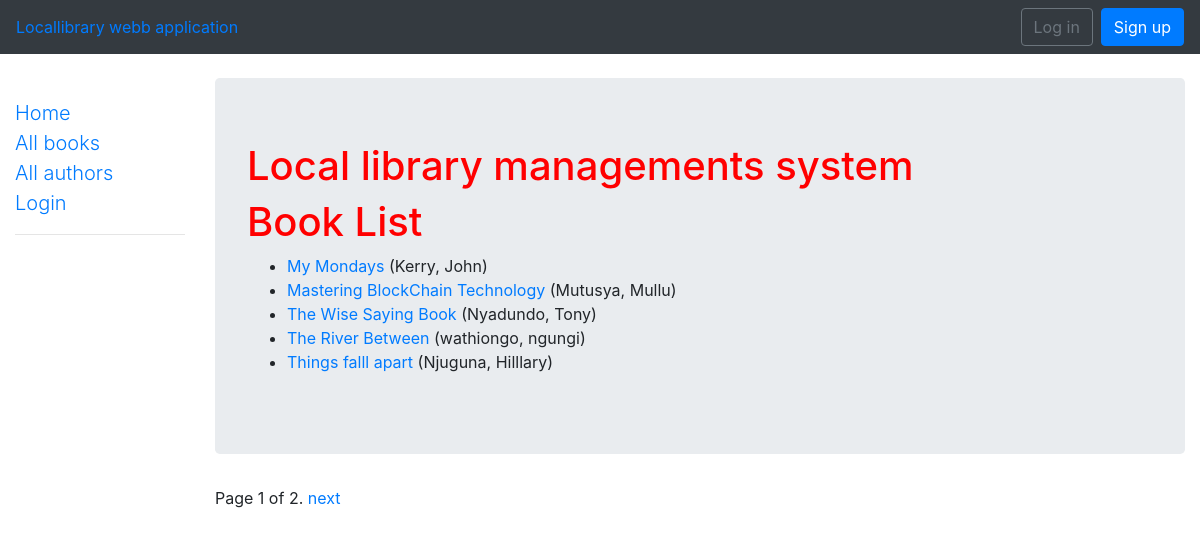
/catalog/books/, run on the app's committed database.
### catalog/models.py (models this page shows, shortened)
class Book(models.Model):
    title = models.CharField(max_length=200)
    author = models.ForeignKey('Author', on_delete=models.SET_NULL, null=True)
    summary = models.TextField(max_length=1000, help_text='Enter a brief description of the book')
    isbn = models.CharField('ISBN',max_length=13, help_text='13 Character <a href="https://www.isbn-international.org/content/what-isbn">ISBN number</a>')
    genre = models.ManyToManyField(Genre, help_text='Select a genre for this book')
    book_language = models.ManyToManyField(Language, help_text='Select a language for this book')
    def get_absolute_url(self):
        return reverse('catalog:book-detail', args=[str(self.id)])
    def display_genre(self):
        """
        Creates a string for the Genre. This is required to display genre in Admin.
        """
        return ', '.join([ genre.genre_name for genre in self.genre.all()[:4] ])
    display_genre.short_description = 'Genre'

class Author(models.Model):
    first_name = models.CharField(max_length=100)
    last_name = models.CharField(max_length=100)
    date_of_birth = models.DateField(null=True, blank=True)
    date_of_death = models.DateField('Died', null=True, blank=True)
    class Meta:
        ordering = ["last_name","first_name"]
    def __str__(self):
        return '{0}, {1}'.format(self.last_name,self.first_name)

### catalog/views.py (the view)
# urls.py: path('books/', views.BookListView.as_view(), name='books'),
class BookListView(generic.ListView):
    model=Book
    template_name = 'catalog/book_list.html'
    paginate_by=5

### catalog/templates/catalog/book_list.html
{% extends "catalog/base_template.html" %}
{% block content %}
    <div class="jumbotron">
      <h1 class="display-5"> Local library managements system </h1>
      <h1>Book List</h1>
    {% if book_list %}
    <ul>
      {% for book in book_list %}
      <li>
        <a href="{{ book.get_absolute_url }}">{{ book.title }}</a> ({{book.author}})
      </li>
      {% endfor %}
    </ul>
    {% else %}
      <p>There are no books in the library.</p>
    {% endif %}
    </div>
{% endblock %}

### catalog/static/catalog/css/style.css (style rules this page uses)
h1 { color: red; }

### data on the page
Book: title "My Mondays", author "Kerry, John"
Book: title "Mastering BlockChain Technology", author "Mutusya, Mullu"
Book: title "The Wise Saying Book", author "Nyadundo, Tony"
Book: title "The River Between", author "wathiongo, ngungi"
Book: title "Things falll apart", author "Njuguna, Hilllary"

### other printed values
{{ page_obj.number }} "1"
{{ page_obj.paginator.num_pages }} "2"
